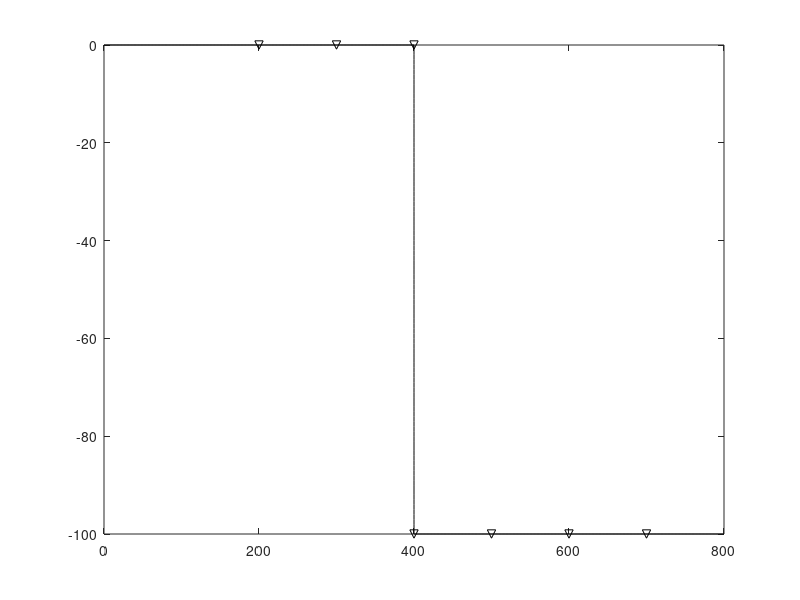

Reproduce this figure in MATLAB. (Note: this script raises an error after producing the figure.)
clc;
clear all;
close all;

% p1        p2        p5            p6
% ...........         ...............
%           .         .
%           .         .
%           ...........    
%           p3        p4

flag_printf = 1;

nx = 901;

p1 = 1;
p2 = 401;
p3 = 501;
p4 = 901;

dh = 1;
origin_x = 0;
origin_z = 0;

bz = zeros(nx,2);
% NOTE: x direction tight
% so coord x incremental with x
for i=p1:p2
    bz(i,1) = origin_x + (i-1)*dh;
    bz(i,2) = origin_z;
end
for i=p2+1:p3
    bz(i,1) = origin_x + bz(p2,1) + cos(0.5*pi*90/90)*(i-p2)*dh;
    bz(i,2) = origin_z + bz(p2,2) - sin(0.5*pi*90/90)*(i-p2)*dh;
end
for i=p3+1:p4
    bz(i,1) = origin_x + bz(p3,1) + (i-p3)*dh;
    bz(i,2) = origin_z + bz(p3,2);
end
% bz(:,2) = smooth(bz(:,2),20);
% bz(:,1) = smooth(bz(:,1),20);
if flag_printf
    figure(1)   
    plot(bz(:,1),bz(:,2),'k');
    hold on;

    plot(200,  0.0  , 'kv');
    plot(300,  0.0  , 'kv');
    plot(400, -0.0  , 'kv');
    plot(400, -100 , 'kv');
    plot(500, -100, 'kv');
    plot(600, -100, 'kv');
    plot(700, -100, 'kv');
    text(200+10, 0.0+20,'R1',FontSize=15);
    text(300+10, 0.0+20,'R2',FontSize=15);
    text(400+10, 0.0+20,'R3',FontSize=15);
    text(400+10,-100+20,'R4',FontSize=15);
    text(500+10,-100+20,'R5',FontSize=15);
    text(600+10,-100+20,'R6',FontSize=15);
    text(700+10,-100+20,'R7',FontSize=15);
    plot(250,-50,'k*');
    axis equal;
    set(gcf,'Position',[200,200,650,400]);
    xlabel('X axis (m)',FontSize=15,FontWeight='bold');
    ylabel('Y axis (m)',FontSize=15,FontWeight='bold');
    xlim([-100,900]);
    ylim([-400,100]);
    set(gca,'layer','top');
    set(gca,'FontSize',10,FontWeight='bold');
    set(gcf,'color','white','renderer','painters');
    text(50,-100,'Vp=3.0 km s^{-1}',FontSize=15);
    text(50,-150,'Vs=2.0 km s^{-1}',FontSize=15);
    text(50,-200,'\rho=1.5 g cm^{-3}',FontSize=15);
end

% creat data file
file_name = '../data_file_2d.txt';
fid=fopen(file_name,'w'); % Output file name 
fprintf(fid,'# nx number\n'); 
fprintf(fid,'%d\n',nx);
fprintf(fid,'# bz coords\n'); 
for i=1:nx
  fprintf(fid,'%.9e %.9e\n',bz(i,1),bz(i,2));
end

if flag_printf
   print(gcf,'model2.png','-r400','-dpng');
 end

